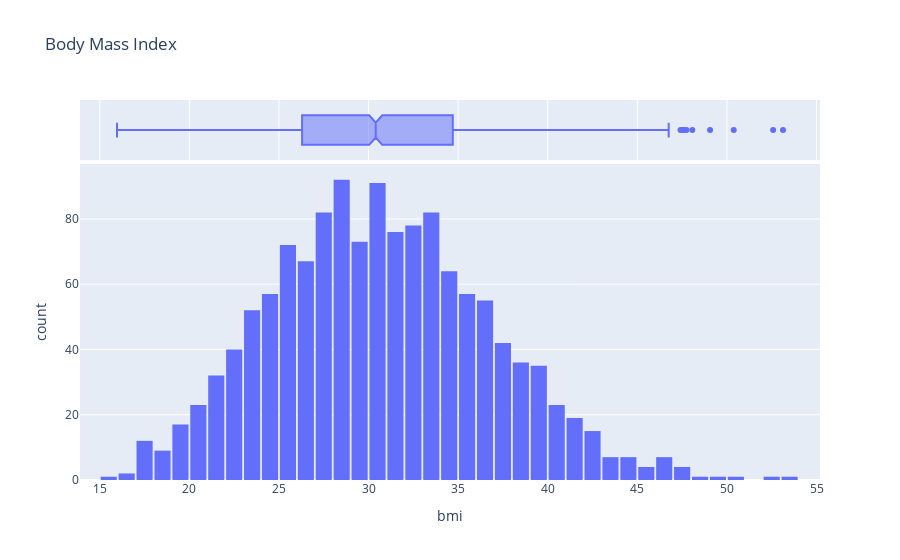

The notebook cell saved with this chart:
### Code cell
fig = px.histogram(medical_charges,
                   x='bmi',
                   marginal='box',
                   title='Body Mass Index')
fig.update_layout(bargap=0.1)
fig.show()

### Figure 1 — Plotly figure (JSON) as saved in the notebook; plotly's stock layout.template omitted (floating-point values rounded to 4 significant figures; data arrays with more than 128 entries replaced by an {"elided": "..."} marker saying what was removed)
{"data": [{"bingroup": "x", "hovertemplate": "bmi=%{x}<br>count=%{y}<extra></extra>", "legendgroup": "", "marker": {"color": "#636efa", "pattern": {"shape": ""}}, "name": "", "orientation": "v", "showlegend": false, "type": "histogram", "x": {"elided": "1338 float values"}, "xaxis": "x", "yaxis": "y"}, {"hovertemplate": "bmi=%{x}<extra></extra>", "legendgroup": "", "marker": {"color": "#636efa"}, "name": "", "notched": true, "showlegend": false, "type": "box", "x": {"elided": "1338 float values"}, "xaxis": "x2", "yaxis": "y2"}], "layout": {"bargap": 0.1, "barmode": "relative", "legend": {"tracegroupgap": 0}, "title": {"text": "Body Mass Index"}, "xaxis": {"anchor": "y", "domain": [0, 1], "title": {"text": "bmi"}}, "xaxis2": {"anchor": "y2", "domain": [0, 1], "matches": "x", "showgrid": true, "showticklabels": false}, "yaxis": {"anchor": "x", "domain": [0, 0.8316], "title": {"text": "count"}}, "yaxis2": {"anchor": "x2", "domain": [0.8416, 1], "matches": "y2", "showgrid": false, "showline": false, "showticklabels": false, "ticks": ""}}}
